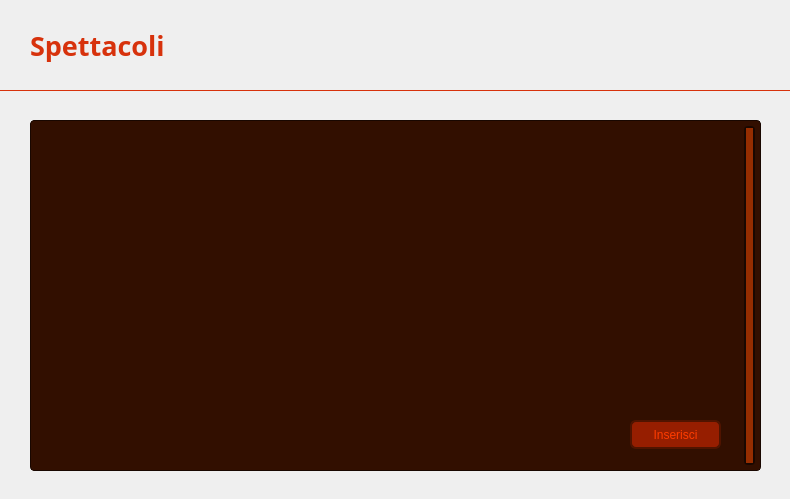
<?xml version="1.0" encoding="UTF-8"?>
<ui version="4.0">
 <class>VistaVisualizzaSpettacoliAmministratore</class>
 <widget class="QWidget" name="VistaVisualizzaSpettacoliAmministratore">
  <property name="geometry">
   <rect>
    <x>0</x>
    <y>0</y>
    <width>790</width>
    <height>499</height>
   </rect>
  </property>
  <property name="windowTitle">
   <string>Spettacoli - CineMax</string>
  </property>
  <widget class="QLabel" name="Sfondo">
   <property name="geometry">
    <rect>
     <x>0</x>
     <y>90</y>
     <width>791</width>
     <height>411</height>
    </rect>
   </property>
   <property name="font">
    <font>
     <family>Segoe UI</family>
    </font>
   </property>
   <property name="styleSheet">
    <string notr="true">QLabel {
    background: qlineargradient(
        x1: 0, y1: 1,
        x2: 0, y2: 0,
        stop: 0 #210A00,
        stop: 1 #7D2100
    );
}</string>
   </property>
   <property name="text">
    <string/>
   </property>
  </widget>
  <widget class="QLabel" name="labelTitolo">
   <property name="geometry">
    <rect>
     <x>30</x>
     <y>10</y>
     <width>201</width>
     <height>71</height>
    </rect>
   </property>
   <property name="font">
    <font>
     <family>Segoe UI Variable</family>
     <pointsize>20</pointsize>
     <bold>true</bold>
    </font>
   </property>
   <property name="styleSheet">
    <string notr="true">QLabel {
    color: #D7320C;
}</string>
   </property>
   <property name="text">
    <string>Spettacoli</string>
   </property>
   <property name="alignment">
    <set>Qt::AlignmentFlag::AlignLeading|Qt::AlignmentFlag::AlignLeft|Qt::AlignmentFlag::AlignVCenter</set>
   </property>
  </widget>
  <widget class="ClickableLabel" name="labelIndietroButton">
   <property name="geometry">
    <rect>
     <x>700</x>
     <y>10</y>
     <width>63</width>
     <height>61</height>
    </rect>
   </property>
   <property name="text">
    <string/>
   </property>
   <property name="pixmap">
    <pixmap>Viste/Immagini/IndietroButtonAmministratore.png</pixmap>
   </property>
   <property name="scaledContents">
    <bool>true</bool>
   </property>
  </widget>
  <widget class="QLabel" name="labelBarra">
   <property name="geometry">
    <rect>
     <x>0</x>
     <y>0</y>
     <width>791</width>
     <height>91</height>
    </rect>
   </property>
   <property name="styleSheet">
    <string notr="true">QLabel {
    background: qlineargradient(
        x1: 0, y1: 1,
        x2: 0, y2: 0,
        stop: 0 #961E00,
        stop: 1 #B42100
    );
    border: 1px solid #D7320C;
    border-top: none;
    border-left: none;
    border-right: none;
}</string>
   </property>
   <property name="text">
    <string/>
   </property>
  </widget>
  <widget class="QPushButton" name="pushButtonInserisci">
   <property name="geometry">
    <rect>
     <x>630</x>
     <y>420</y>
     <width>91</width>
     <height>29</height>
    </rect>
   </property>
   <property name="styleSheet">
    <string notr="true">QPushButton {
    background-color: #961E00;
    color: #FF3C00;
    border: 2px solid #501400;
    border-radius: 6px;
}

QPushButton:focus {
    outline: none;
}

QPushButton:hover {
    background-color: #C83200;
}</string>
   </property>
   <property name="text">
    <string>Inserisci</string>
   </property>
  </widget>
  <widget class="QTableView" name="tableViewSpettacoli">
   <property name="geometry">
    <rect>
     <x>30</x>
     <y>120</y>
     <width>731</width>
     <height>351</height>
    </rect>
   </property>
   <property name="styleSheet">
    <string notr="true">QTableView {
    background-color: #320F00;
    color: #962D00;
    border: 1px solid #190700;
    border-radius: 4px;
	font-size: 11px;
}

QTableView:focus {
    outline: none;
}

QHeaderView::section {
    background-color: #5A1A00;
    color: #C83C00;
    border: 1px solid #3B0E00;
	border-left: none;
    border-right: none;
	text-align: left;
    padding: 3px;
}

QTableView::item {
	border: 1px solid #190700;
    border-left: none;
    border-right: none;
	border-bottom: none;
}

QTableView::item:selected {
    background-color: #C83200;
    color: #FF3C00;
}

QTableView QScrollBar:vertical {
	background: #B43700;
	border: 2px solid #190700;
    border-radius: 4px;
    width: 21px;
    margin: 5px;
}

QTableView QScrollBar::handle:vertical {
	background: #962D00;
    min-height: 20px;
    border-radius: 4px;
}

QTableView QScrollBar::handle:vertical:hover {
    background: #C83200;
}

QTableView QScrollBar::add-line:vertical, QScrollBar::sub-line:vertical {
	background: none;
    border: none;
}</string>
   </property>
   <property name="verticalScrollBarPolicy">
    <enum>Qt::ScrollBarPolicy::ScrollBarAlwaysOn</enum>
   </property>
   <property name="horizontalScrollBarPolicy">
    <enum>Qt::ScrollBarPolicy::ScrollBarAlwaysOff</enum>
   </property>
   <property name="sizeAdjustPolicy">
    <enum>QAbstractScrollArea::SizeAdjustPolicy::AdjustToContents</enum>
   </property>
   <property name="tabKeyNavigation">
    <bool>false</bool>
   </property>
   <property name="showDropIndicator" stdset="0">
    <bool>false</bool>
   </property>
   <property name="dragDropOverwriteMode">
    <bool>false</bool>
   </property>
   <property name="selectionMode">
    <enum>QAbstractItemView::SelectionMode::SingleSelection</enum>
   </property>
   <property name="selectionBehavior">
    <enum>QAbstractItemView::SelectionBehavior::SelectRows</enum>
   </property>
   <property name="showGrid">
    <bool>false</bool>
   </property>
   <property name="cornerButtonEnabled">
    <bool>false</bool>
   </property>
   <attribute name="horizontalHeaderHighlightSections">
    <bool>false</bool>
   </attribute>
   <attribute name="verticalHeaderVisible">
    <bool>false</bool>
   </attribute>
   <attribute name="verticalHeaderMinimumSectionSize">
    <number>25</number>
   </attribute>
   <attribute name="verticalHeaderDefaultSectionSize">
    <number>25</number>
   </attribute>
   <attribute name="verticalHeaderHighlightSections">
    <bool>false</bool>
   </attribute>
  </widget>
  <zorder>Sfondo</zorder>
  <zorder>labelBarra</zorder>
  <zorder>labelTitolo</zorder>
  <zorder>labelIndietroButton</zorder>
  <zorder>tableViewSpettacoli</zorder>
  <zorder>pushButtonInserisci</zorder>
 </widget>
 <customwidgets>
  <customwidget>
   <class>ClickableLabel</class>
   <extends>QLabel</extends>
   <header>clickablelabel.h</header>
  </customwidget>
 </customwidgets>
 <resources/>
 <connections/>
</ui>
